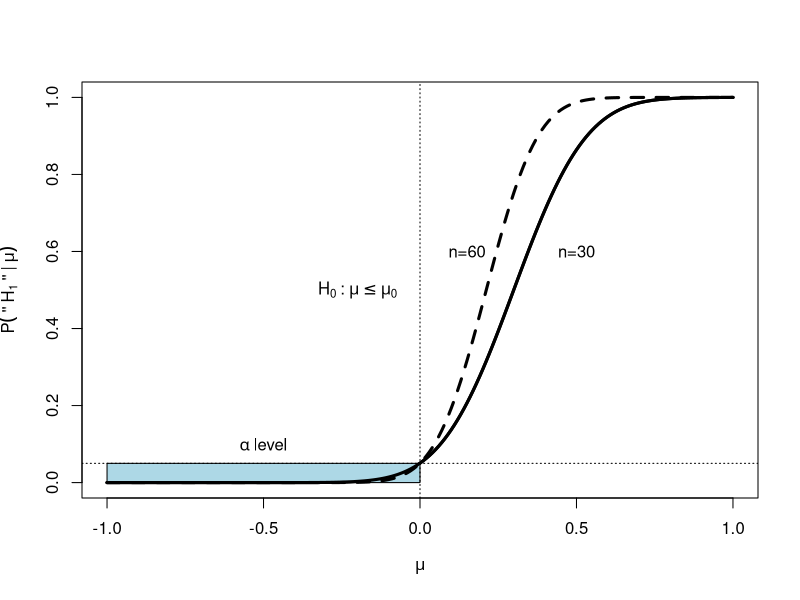
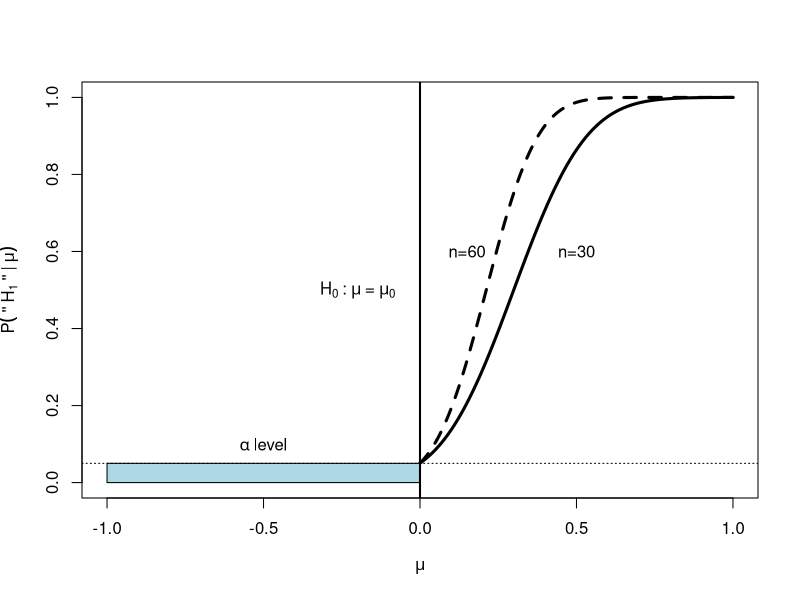
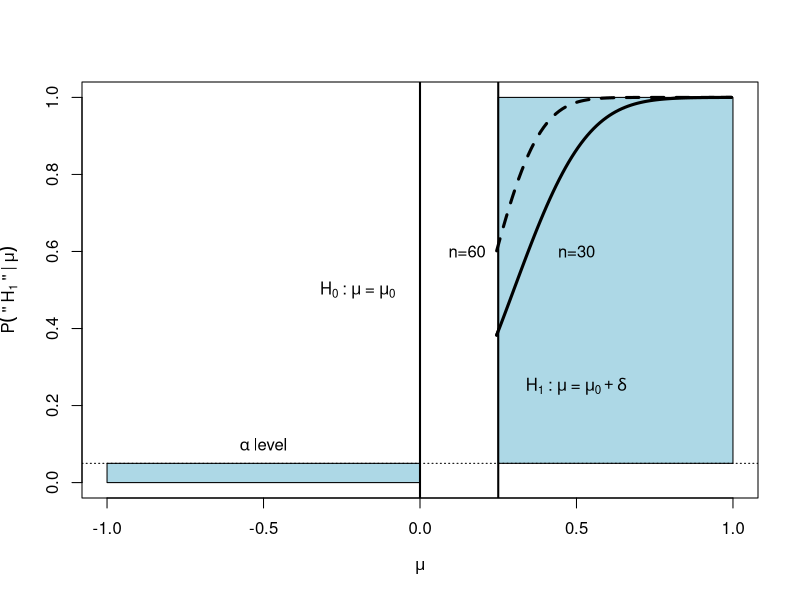
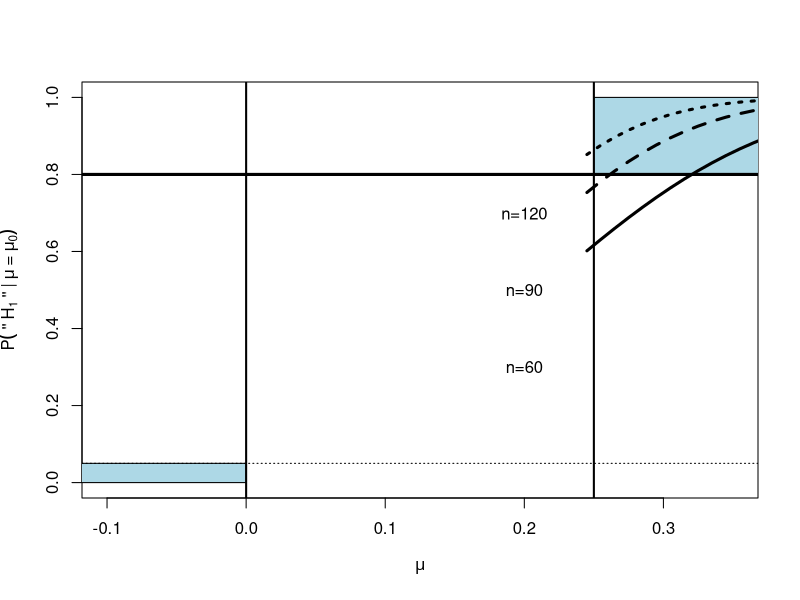

The R source for these figures, in order:
# Script: Power_of_Test.R
# Description: This script visualizes the power function of a hypothesis test.

# Set the values for mu and sample size
mu <- seq(-1, 1, by = 0.01)
n <- 30

# Flag to control PDF generation
generate_pdf <- FALSE  # Set to TRUE to generate PDF files

# Plot 1: Power function for different sample sizes
if (generate_pdf) pdf("power-11.pdf", width = 6, height = 4)
plot(mu, 1 - pnorm(1.64 - mu * sqrt(n)), 
     type = "l", lwd = 3,
     xlim = c(-1, 1), ylim = c(0, 1),
     ylab = expression(P( ~ "''" ~ H[1] ~ "''" ~ "|" ~ mu )),
     xlab = expression(mu))
polygon(c(-1, 0, 0, -1), c(0, 0, 0.05, 0.05), col = "lightblue")
lines(mu, 1 - pnorm(1.64 - mu * sqrt(2 * n)), lty = 2, lwd = 3)
lines(mu, 1 - pnorm(1.64 - mu * sqrt(n)), lty = 1, lwd = 3)
abline(h = 0.05, lty = 3)
abline(v = 0, lty = 3)
text(0.15, 0.6, "n=60")
text(0.5, 0.6, "n=30")
text(-0.5, 0.1, expression(alpha ~ "level"))
text(-0.2, 0.5, expression(H[0] ~ ":" ~ mu <= mu[0]))
if (generate_pdf) dev.off()

# Plot 2: Power function with different mu0 values
mu0 <- seq(0, 1, by = 0.01)
if (generate_pdf) pdf("power-21.pdf", width = 6, height = 4)
plot(mu0, 1 - pnorm(1.64 - mu0 * sqrt(n)), 
     type = "l", lwd = 3, 
     xlim = c(-1, 1), ylim = c(0, 1), 
     ylab = expression(P( ~ "''" ~ H[1] ~ "''" ~ "|" ~ mu )),
     xlab = expression(mu))
lines(mu0, 1 - pnorm(1.64 - mu0 * sqrt(2 * n)), lty = 2, lwd = 3)
polygon(c(-1, 0, 0, -1), c(0, 0, 0.05, 0.05), col = "lightblue")
abline(h = 0.05, lty = 3)
abline(v = 0, lwd = 2)
text(0.15, 0.6, "n=60")
text(0.5, 0.6, "n=30")
text(-0.5, 0.1, expression(alpha ~ "level"))
text(-0.2, 0.5, expression(H[0] ~ ":" ~ mu ~ "=" ~ mu[0]))
if (generate_pdf) dev.off()

# Plot 3: Power function with delta shift
mu0 <- seq(0.245, 1, by = 0.01)
if (generate_pdf) pdf("power-31.pdf", width = 6, height = 4)
plot(mu0, 1 - pnorm(1.64 - mu0 * sqrt(n)), 
     type = "l", lwd = 3, 
     xlim = c(-1, 1), ylim = c(0, 1), 
     ylab = expression(P( ~ "''" ~ H[1] ~ "''" ~ "|" ~ mu )),
     xlab = expression(mu))
polygon(c(0.25, 1, 1, 0.25), c(0.05, 0.05, 1, 1), col = "lightblue")
lines(mu0, 1 - pnorm(1.64 - mu0 * sqrt(2 * n)), lty = 2, lwd = 3)
lines(mu0, 1 - pnorm(1.64 - mu0 * sqrt(n)), lty = 1, lwd = 3)
abline(v = 0.25, lwd = 2)
polygon(c(-1, 0, 0, -1), c(0, 0, 0.05, 0.05), col = "lightblue")
abline(h = 0.05, lty = 3)
abline(v = 0, lwd = 2)
text(0.15, 0.6, "n=60")
text(0.5, 0.6, "n=30")
text(-0.5, 0.1, expression(alpha ~ "level"))
text(-0.2, 0.5, expression(H[0] ~ ":" ~ mu ~ "=" ~ mu[0]))
text(0.5, 0.25, expression(H[1] ~ ":" ~ mu ~ "=" ~ mu[0] + delta))
if (generate_pdf) dev.off()

# Plot 4: Power function for increasing sample sizes
mu0 <- seq(0.245, 1, by = 0.01)
if (generate_pdf) pdf("power-41.pdf", width = 6, height = 4)
plot(mu0, 1 - pnorm(1.64 - mu0 * sqrt(n)), 
     type = "n", lwd = 3, 
     xlim = c(-0.1, 0.35), ylim = c(0, 1), 
     ylab = expression(P( ~ "''" ~ H[1] ~ "''" ~ "|" ~ mu ~ "=" ~ mu[0] )),
     xlab = expression(mu))
polygon(c(0.25, 1, 1, 0.25), c(0.8, 0.8, 1, 1), col = "lightblue")
abline(h = 0.8, lty = 1, lwd = 3)
lines(mu0, 1 - pnorm(1.64 - mu0 * sqrt(2 * n)), lty = 1, lwd = 3)
lines(mu0, 1 - pnorm(1.64 - mu0 * sqrt(3 * n)), lty = 2, lwd = 3)
lines(mu0, 1 - pnorm(1.64 - mu0 * sqrt(4 * n)), lty = 3, lwd = 3)
abline(v = 0.25, lwd = 2)
polygon(c(-1, 0, 0, -1), c(0, 0, 0.05, 0.05), col = "lightblue")
abline(h = 0.05, lty = 3)
abline(v = 0, lwd = 2)
text(0.2, 0.3, "n=60")
text(0.2, 0.5, "n=90")
text(0.2, 0.7, "n=120")
if (generate_pdf) dev.off()
